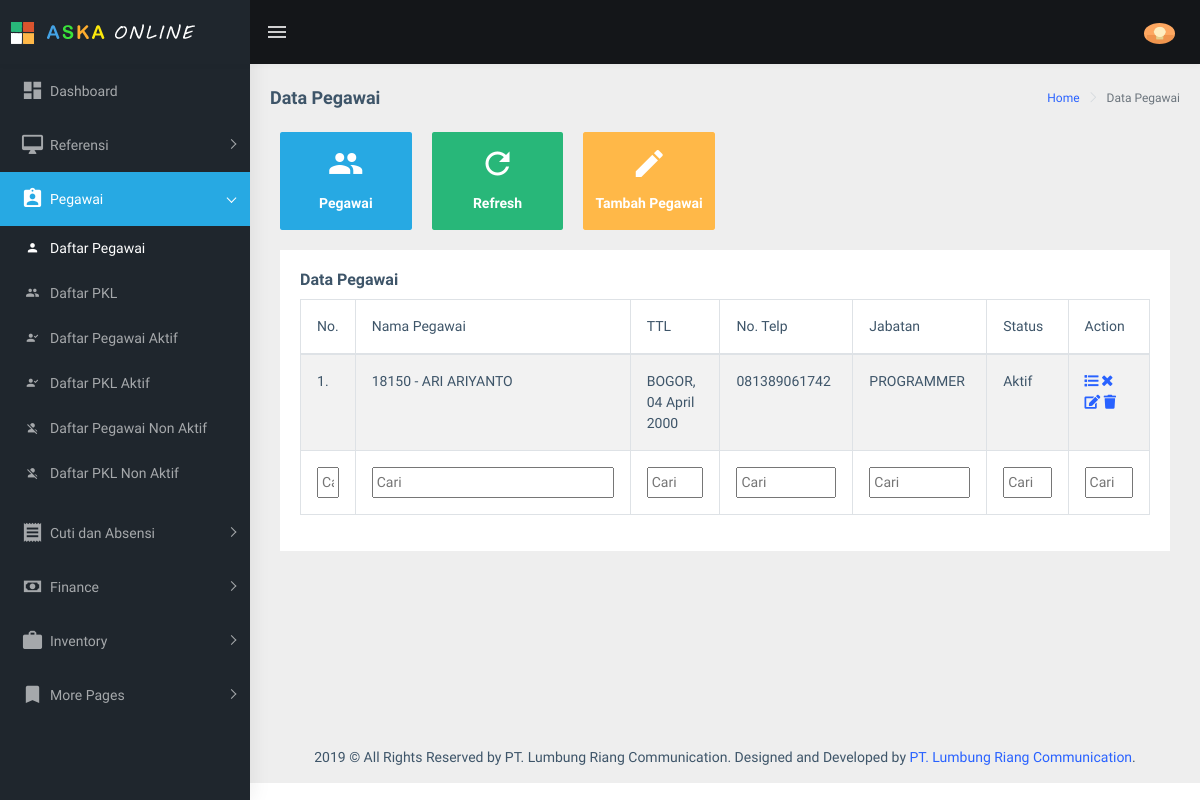
/?view=data-pegawai&id=9973850hupa&name=pegaaplication&pegawai (signed in), run on an earlier commit of the app's database.
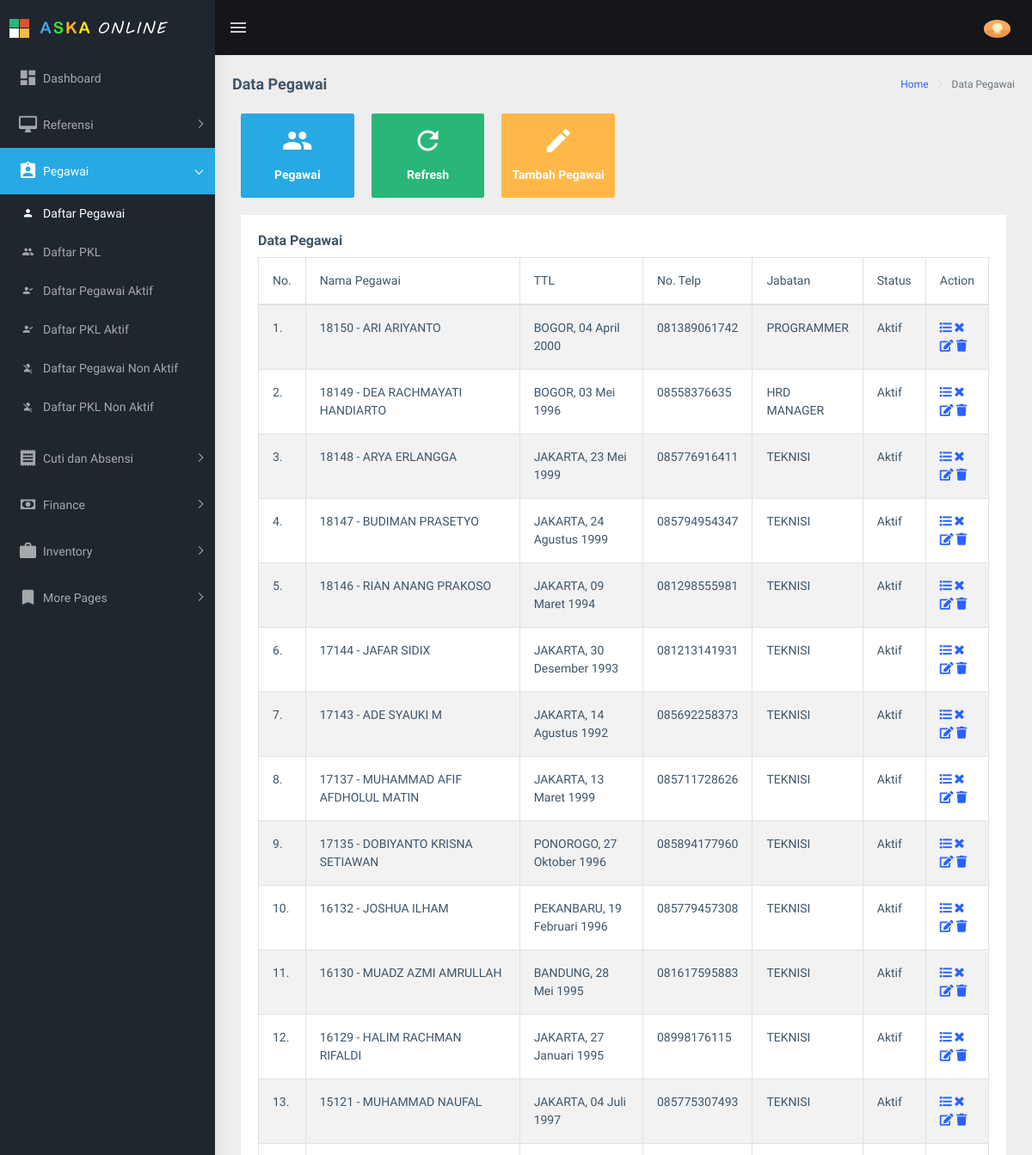
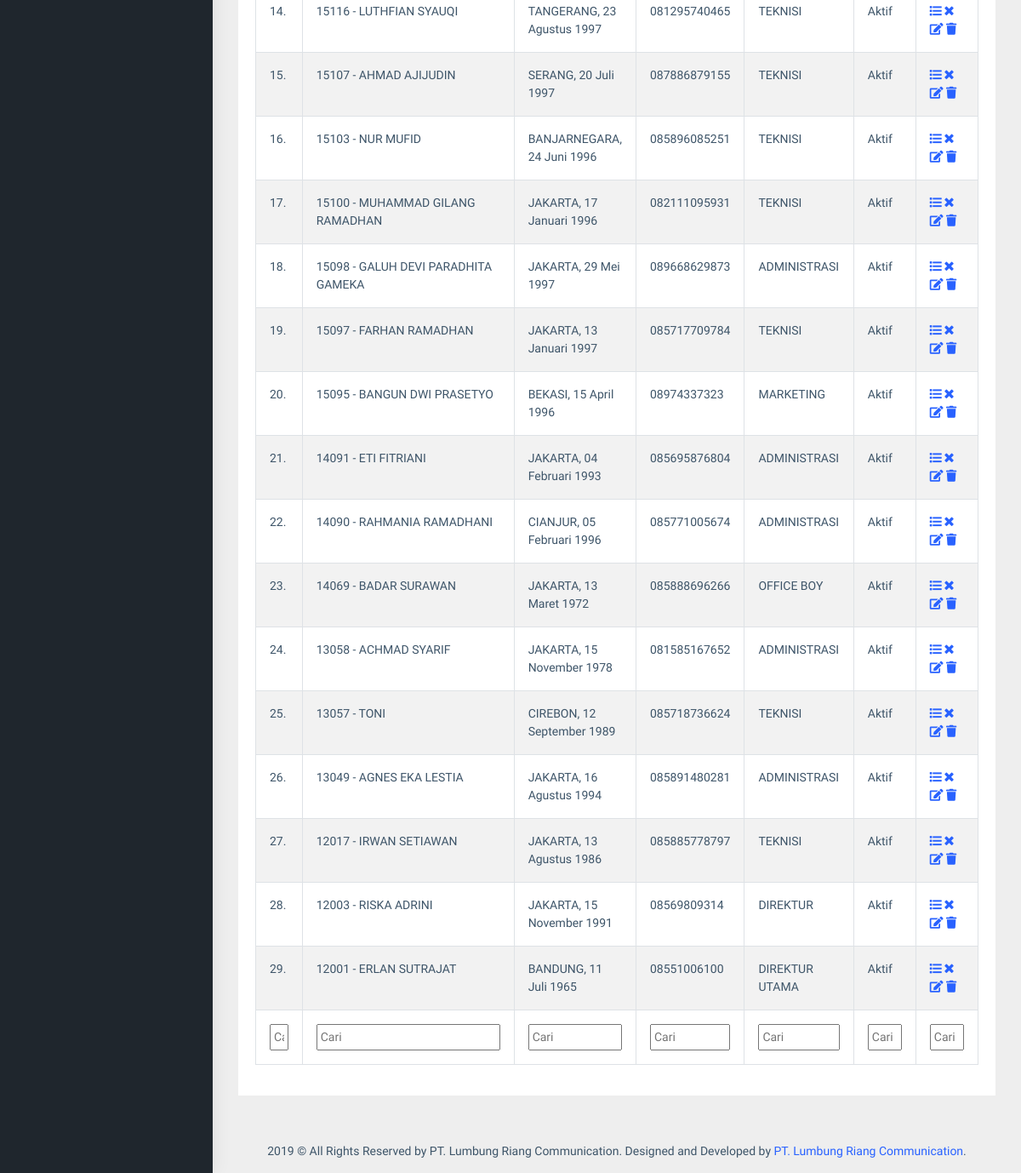
And on a later commit of the database (2 pictures, top to bottom).
### tables this page shows
CREATE TABLE `tbl_pegawai` (
  `nik` varchar(20) NOT NULL,
  `nama` text NOT NULL,
  `id_lahir` varchar(20) NOT NULL,
  `id_alamat` varchar(20) NOT NULL,
  `id_jabatan` varchar(20) NOT NULL,
  `id_telp` varchar(20) NOT NULL,
  `id_status` varchar(20) NOT NULL,
  `id_tabungan` varchar(20) NOT NULL,
  `id_dokumen` varchar(20) NOT NULL,
  `id_file` varchar(20) NOT NULL,
  `ket` enum('Non Aktif','Aktif') NOT NULL,
  `time_update` timestamp NOT NULL DEFAULT CURRENT_TIMESTAMP ON UPDATE CURRENT_TIMESTAMP
);

CREATE TABLE `tbl_kelahiran` (
  `id_lahir` varchar(20) NOT NULL,
  `tmpt_lahir` text NOT NULL,
  `tgl_lahir` date NOT NULL,
  `jenis_kelamin` text NOT NULL,
  `agama` text NOT NULL
);

CREATE TABLE `tbl_no_telp` (
  `id_telp` varchar(20) NOT NULL,
  `telp` text NOT NULL,
  `hp` text NOT NULL
);

CREATE TABLE `tbl_data_jabatan` (
  `kode_jabatan` varchar(20) NOT NULL,
  `nama_jabatan` text NOT NULL
);

### config_config_cs/fungsi_indo_tgl.php (called while the page is built, shortened)
<?php
	function tgl_indo($tgl){
			$tanggal = substr($tgl,8,2);
			$bulan = getBulan(substr($tgl,5,2));
			$tahun = substr($tgl,0,4);
			return $tanggal.' '.$bulan.' '.$tahun;
	}
	function getBulan($bln){
				switch ($bln){
					case 1:
						return "Januari";
						break;
					case 2:
						return "Februari";
						break;
					case 3:
						return "Maret";
						break;
					case 4:
						return "April";
						break;
					case 5:
						return "Mei";
						break;
					case 6:
						return "Juni";
						break;
					case 7:
						return "Juli";
						break;
					case 8:
						return "Agustus";
						break;
					case 9:
						return "September";
						break;
					case 10:
						return "Oktober";
						break;
					case 11:
						return "November";
						break;
					case 12:
						return "Desember";
						break;
				}
			}
?>

### pegawai/data-pegawai.php (the view, shortened to what the changed rows need)
<link rel="stylesheet" type="text/css" href="assets/extra-libs/multicheck/multicheck.css">
<link href="assets/libs/datatables.net-bs4/css/dataTables.bootstrap4.css" rel="stylesheet">
<link href="assets/libs/toastr/build/toastr.min.css" rel="stylesheet">
        <div class="container-fluid">
            <div class="row">
                <div class="col-md-6 col-lg-2 col-xlg-2">
                    <div class="card card-hover">
                        <div class="box bg-cyan text-center">
                            <a href="?view=data-pegawai&id=9973850hupa&name=pegaaplication&pegawai">
                                <h1 class="font-light text-white"><i class="mdi mdi-account-multiple"></i></h1>
                            </a>
                        </div>
                    </div>
                </div>
                <div class="col-md-6 col-lg-2 col-xlg-3">
                    <div class="card card-hover">
                        <div class="box bg-success text-center">
                            <a href="?view=data-pegawai&id=9973850hupa&name=pegaaplication&pegawai">
                                <h1 class="font-light text-white"><i class="mdi mdi-refresh"></i></h1>
                            </a>
                        </div>
                    </div>
                </div>
                <div class="col-md-6 col-lg-2 col-xlg-3">
                    <div class="card card-hover">
                        <div class="box bg-warning text-center">
                            <a href="?view=add-pegawai&id=9973865hupa&name=pegaaplication&tambahPegawai">
                                <h1 class="font-light text-white"><i class="mdi mdi-pencil"></i></h1>
                            </a>
                        </div>
                    </div>
                </div>
            </div>
            <div class="row">
                <div class="col-12">
                    <div class="card">
                        <div class="card-body">
                            <div class="table-responsive">
                                <table id="zero_config" class="table table-striped table-bordered">
                                    <thead>
                                        <tr>
                                            <th width="10px">No.</th>
                                            <th width="275px">Nama Pegawai</th>
                                            <th>TTL</th>
                                            <th>No. Telp</th>
                                            <th>Jabatan</th>
                                            <th>Status</th>
                                            <th>Action</th>
                                        </tr>
                                    </thead>
                                    <tbody>
                                        <?php
                                        $no = 1;
                                        $view = mysqli_query($connect, "SELECT * FROM tbl_pegawai JOIN tbl_kelahiran ON tbl_pegawai.id_lahir = tbl_kelahiran.id_lahir JOIN tbl_jabatan ON tbl_pegawai.id_jabatan = tbl_jabatan.id_jabatan JOIN tbl_data_jabatan ON tbl_jabatan.jabatan = tbl_data_jabatan.kode_jabatan JOIN tbl_no_telp ON tbl_pegawai.id_telp = tbl_no_telp.id_telp JOIN tbl_status ON tbl_status.id_status = tbl_pegawai.id_status WHERE tbl_status.status_peg != 'STP0003'");
                                        while ($row = mysqli_fetch_array($view)) {
                                        ?>
                                        <tr>
                                            <td width="10px"><?php echo $no++;?>.</td>
                                            <td width="275px"><?php echo $row['nik'];?> - <?php echo $row['nama'];?></td>
                                            <td><?php echo $row['tmpt_lahir'];?>, <?php echo tgl_indo($row['tgl_lahir']);?></td>
                                            <td><?php echo $row['hp'];?></td>
                                            <td><?php echo $row['nama_jabatan'];?></td>
                                            <td><?php echo $row['ket'];?></td>
                                            <td>
                                                <a data-toggle="tooltip" title="Lihat Detail" href="?view=detail-pegawai&id=997386798hupa&name=pegaaplication&detailPegawai&nip=<?php echo $row['nik'];?>">
                                                    <span class="fa fa-list"></span>
                                                </a>  <?php if ($row['ket'] == 'Aktif') { ?>
                                                    <a href=
                                                "config_config_cs/non-aktif-pegawai-con.php?id=<?php echo $row['nik']; ?>&hal=data-pegawai&add=pegawai" data-toggle="tooltip" title="Non Aktifkan" onClick="return confirm('Anda Yakin Ingin Nonaktifkan <?php echo $row['nama'];?> ?')"><span class='fa fa-times'></span></a>
                                                <?php
                                                } else { ?>
                                                    <a href=
                                                "config_config_cs/aktif-pegawai-con.php?id=<?php echo $row['nik']; ?>&hal=data-pegawaiadd=pegawai" data-toggle="tooltip" title="Aktifkan" onclick='/return konfirmasi("
                                                Aktifkan Pegawai <?php echo $row['nik'];?>")'><span class='fa fa-check'></span></a>
                                                <?php
                                                } ?>
                                                <br>
                                                <a href="?view=edit-pegawai&id=997386799hupa&name=pegaaplication&editPegawai&nip=<?php echo $row['nik'];?>" data-toggle="tooltip" title="Edit Data"><span class="fa fa-edit"></span></a>
                                                <a href=
                                                "config_config_cs/del-pegawai-con.php?id=<?php echo $row['nik']; ?>" data-toggle="tooltip" title="Hapus Data" onclick='/return konfirmasi("
                                                Menghapus data <?php echo $row['nik'];?>")'><span class='fa fa-trash'></span></a>
                                            </td>
                                        </tr>
                                        <?php
                                        }
                                        ?>
                                    </tbody>
                                    <tfoot>
                                        <tr>
                                            <th>Cari</th>
                                            <th>Cari</th>
                                            <th>Cari</th>
                                            <th>Cari</th>
                                            <th>Cari</th>
                                            <th>Cari</th>
                                            <th>Cari</th>
                                        </tr>
                                    </tfoot>
                                </table>
                            </div>
                        </div>
                    </div>
                </div>
            </div>
        </div>

What changed in the data, as far as the page shows it:
added tbl_pegawai: nik "18149", nama "DEA RACHMAYATI HANDIARTO", id_lahir.tmpt_lahir "BOGOR", id_lahir.tgl_lahir "03 Mei 1996", id_telp.hp "08558376635", tbl_data_jabatan.nama_jabatan "HRD MANAGER", ket "Aktif"
added tbl_pegawai: nik "18148", nama "ARYA ERLANGGA", id_lahir.tmpt_lahir "JAKARTA", id_lahir.tgl_lahir "23 Mei 1999", id_telp.hp "085776916411", tbl_data_jabatan.nama_jabatan "TEKNISI", ket "Aktif"
added tbl_pegawai: nik "18147", nama "BUDIMAN PRASETYO", id_lahir.tmpt_lahir "JAKARTA", id_lahir.tgl_lahir "24 Agustus 1999", id_telp.hp "085794954347", tbl_data_jabatan.nama_jabatan "TEKNISI", ket "Aktif"
added tbl_pegawai: nik "18146", nama "RIAN ANANG PRAKOSO", id_lahir.tmpt_lahir "JAKARTA", id_lahir.tgl_lahir "09 Maret 1994", id_telp.hp "081298555981", tbl_data_jabatan.nama_jabatan "TEKNISI", ket "Aktif"
added tbl_pegawai: nik "17144", nama "JAFAR SIDIX", id_lahir.tmpt_lahir "JAKARTA", id_lahir.tgl_lahir "30 Desember 1993", id_telp.hp "081213141931", tbl_data_jabatan.nama_jabatan "TEKNISI", ket "Aktif"
added tbl_pegawai: nik "17143", nama "ADE SYAUKI M", id_lahir.tmpt_lahir "JAKARTA", id_lahir.tgl_lahir "14 Agustus 1992", id_telp.hp "085692258373", tbl_data_jabatan.nama_jabatan "TEKNISI", ket "Aktif"
added tbl_pegawai: nik "17137", nama "MUHAMMAD AFIF AFDHOLUL MATIN", id_lahir.tmpt_lahir "JAKARTA", id_lahir.tgl_lahir "13 Maret 1999", id_telp.hp "085711728626", tbl_data_jabatan.nama_jabatan "TEKNISI", ket "Aktif"
added tbl_pegawai: nik "17135", nama "DOBIYANTO KRISNA SETIAWAN", id_lahir.tmpt_lahir "PONOROGO", id_lahir.tgl_lahir "27 Oktober 1996", id_telp.hp "085894177960", tbl_data_jabatan.nama_jabatan "TEKNISI", ket "Aktif"
added tbl_pegawai: nik "16132", nama "JOSHUA ILHAM", id_lahir.tmpt_lahir "PEKANBARU", id_lahir.tgl_lahir "19 Februari 1996", id_telp.hp "085779457308", tbl_data_jabatan.nama_jabatan "TEKNISI", ket "Aktif"
added tbl_pegawai: nik "16130", nama "MUADZ AZMI AMRULLAH", id_lahir.tmpt_lahir "BANDUNG", id_lahir.tgl_lahir "28 Mei 1995", id_telp.hp "081617595883", tbl_data_jabatan.nama_jabatan "TEKNISI", ket "Aktif"
added tbl_pegawai: nik "16129", nama "HALIM RACHMAN RIFALDI", id_lahir.tmpt_lahir "JAKARTA", id_lahir.tgl_lahir "27 Januari 1995", id_telp.hp "08998176115", tbl_data_jabatan.nama_jabatan "TEKNISI", ket "Aktif"
added tbl_pegawai: nik "15121", nama "MUHAMMAD NAUFAL", id_lahir.tmpt_lahir "JAKARTA", id_lahir.tgl_lahir "04 Juli 1997", id_telp.hp "085775307493", tbl_data_jabatan.nama_jabatan "TEKNISI", ket "Aktif"
added tbl_pegawai: nik "15116", nama "LUTHFIAN SYAUQI", id_lahir.tmpt_lahir "TANGERANG", id_lahir.tgl_lahir "23 Agustus 1997", id_telp.hp "081295740465", tbl_data_jabatan.nama_jabatan "TEKNISI", ket "Aktif"
added tbl_pegawai: nik "15107", nama "AHMAD AJIJUDIN", id_lahir.tmpt_lahir "SERANG", id_lahir.tgl_lahir "20 Juli 1997", id_telp.hp "087886879155", tbl_data_jabatan.nama_jabatan "TEKNISI", ket "Aktif"
added tbl_pegawai: nik "15103", nama "NUR MUFID", id_lahir.tmpt_lahir "BANJARNEGARA", id_lahir.tgl_lahir "24 Juni 1996", id_telp.hp "085896085251", tbl_data_jabatan.nama_jabatan "TEKNISI", ket "Aktif"
added tbl_pegawai: nik "15100", nama "MUHAMMAD GILANG RAMADHAN", id_lahir.tmpt_lahir "JAKARTA", id_lahir.tgl_lahir "17 Januari 1996", id_telp.hp "082111095931", tbl_data_jabatan.nama_jabatan "TEKNISI", ket "Aktif"
added tbl_pegawai: nik "15098", nama "GALUH DEVI PARADHITA GAMEKA", id_lahir.tmpt_lahir "JAKARTA", id_lahir.tgl_lahir "29 Mei 1997", id_telp.hp "089668629873", tbl_data_jabatan.nama_jabatan "ADMINISTRASI", ket "Aktif"
added tbl_pegawai: nik "15097", nama "FARHAN RAMADHAN", id_lahir.tmpt_lahir "JAKARTA", id_lahir.tgl_lahir "13 Januari 1997", id_telp.hp "085717709784", tbl_data_jabatan.nama_jabatan "TEKNISI", ket "Aktif"
added tbl_pegawai: nik "15095", nama "BANGUN DWI PRASETYO", id_lahir.tmpt_lahir "BEKASI", id_lahir.tgl_lahir "15 April 1996", id_telp.hp "08974337323", tbl_data_jabatan.nama_jabatan "MARKETING", ket "Aktif"
added tbl_pegawai: nik "14091", nama "ETI FITRIANI", id_lahir.tmpt_lahir "JAKARTA", id_lahir.tgl_lahir "04 Februari 1993", id_telp.hp "085695876804", tbl_data_jabatan.nama_jabatan "ADMINISTRASI", ket "Aktif"
added tbl_pegawai: nik "14090", nama "RAHMANIA RAMADHANI", id_lahir.tmpt_lahir "CIANJUR", id_lahir.tgl_lahir "05 Februari 1996", id_telp.hp "085771005674", tbl_data_jabatan.nama_jabatan "ADMINISTRASI", ket "Aktif"
added tbl_pegawai: nik "14069", nama "BADAR SURAWAN", id_lahir.tmpt_lahir "JAKARTA", id_lahir.tgl_lahir "13 Maret 1972", id_telp.hp "085888696266", tbl_data_jabatan.nama_jabatan "OFFICE BOY", ket "Aktif"
added tbl_pegawai: nik "13058", nama "ACHMAD SYARIF", id_lahir.tmpt_lahir "JAKARTA", id_lahir.tgl_lahir "15 November 1978", id_telp.hp "081585167652", tbl_data_jabatan.nama_jabatan "ADMINISTRASI", ket "Aktif"
added tbl_pegawai: nik "13057", nama "TONI", id_lahir.tmpt_lahir "CIREBON", id_lahir.tgl_lahir "12 September 1989", id_telp.hp "085718736624", tbl_data_jabatan.nama_jabatan "TEKNISI", ket "Aktif"
added tbl_pegawai: nik "13049", nama "AGNES EKA LESTIA", id_lahir.tmpt_lahir "JAKARTA", id_lahir.tgl_lahir "16 Agustus 1994", id_telp.hp "085891480281", tbl_data_jabatan.nama_jabatan "ADMINISTRASI", ket "Aktif"
added tbl_pegawai: nik "12017", nama "IRWAN SETIAWAN", id_lahir.tmpt_lahir "JAKARTA", id_lahir.tgl_lahir "13 Agustus 1986", id_telp.hp "085885778797", tbl_data_jabatan.nama_jabatan "TEKNISI", ket "Aktif"
added tbl_pegawai: nik "12003", nama "RISKA ADRINI", id_lahir.tmpt_lahir "JAKARTA", id_lahir.tgl_lahir "15 November 1991", id_telp.hp "08569809314", tbl_data_jabatan.nama_jabatan "DIREKTUR", ket "Aktif"
added tbl_pegawai: nik "12001", nama "ERLAN SUTRAJAT", id_lahir.tmpt_lahir "BANDUNG", id_lahir.tgl_lahir "11 Juli 1965", id_telp.hp "08551006100", tbl_data_jabatan.nama_jabatan "DIREKTUR UTAMA", ket "Aktif"
